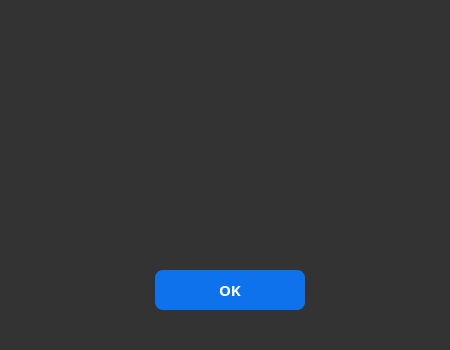
<?xml version="1.0" encoding="UTF-8"?>
<ui version="4.0">
 <class>ErrorDialog</class>
 <widget class="QDialog" name="ErrorDialog">
  <property name="geometry">
   <rect>
    <x>0</x>
    <y>0</y>
    <width>450</width>
    <height>350</height>
   </rect>
  </property>
  <property name="sizePolicy">
   <sizepolicy hsizetype="Fixed" vsizetype="Fixed">
    <horstretch>0</horstretch>
    <verstretch>0</verstretch>
   </sizepolicy>
  </property>
  <property name="windowTitle">
   <string>Shared Editor - Application Message</string>
  </property>
  <property name="styleSheet">
   <string notr="true">background-color:#333;
border-radius:15px;
border-color:5px rgb(222, 222, 222)</string>
  </property>
  <widget class="QLabel" name="label">
   <property name="geometry">
    <rect>
     <x>35</x>
     <y>50</y>
     <width>381</width>
     <height>171</height>
    </rect>
   </property>
   <property name="font">
    <font>
     <family>Bahnschrift SemiBold</family>
     <pointsize>11</pointsize>
    </font>
   </property>
   <property name="styleSheet">
    <string notr="true">color: white;</string>
   </property>
   <property name="text">
    <string>&lt;html&gt;&lt;head/&gt;&lt;body&gt;&lt;p align=&quot;center&quot;&gt;&lt;br/&gt;&lt;/p&gt;&lt;/body&gt;&lt;/html&gt;</string>
   </property>
   <property name="scaledContents">
    <bool>false</bool>
   </property>
   <property name="alignment">
    <set>Qt::AlignCenter</set>
   </property>
   <property name="wordWrap">
    <bool>true</bool>
   </property>
  </widget>
  <widget class="QPushButton" name="OKButton">
   <property name="geometry">
    <rect>
     <x>155</x>
     <y>270</y>
     <width>150</width>
     <height>40</height>
    </rect>
   </property>
   <property name="font">
    <font>
     <family>Bahnschrift SemiBold</family>
     <pointsize>11</pointsize>
     <weight>75</weight>
     <bold>true</bold>
    </font>
   </property>
   <property name="styleSheet">
    <string notr="true">background-color: rgb(14, 114, 237);

color:rgb(255, 255, 255);

 border-radius: 8px;</string>
   </property>
   <property name="text">
    <string>OK</string>
   </property>
  </widget>
 </widget>
 <resources/>
 <connections/>
</ui>
